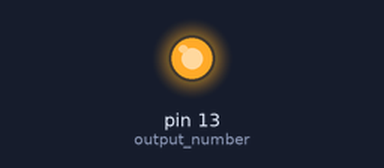
A sketch run on a simulated Arduino Uno, built with avr-gcc and run on an emulated ATmega328P. Parts: output pins drawn as LEDs (lit = HIGH).

Above: at 2.0 s.
At 11.0 s:
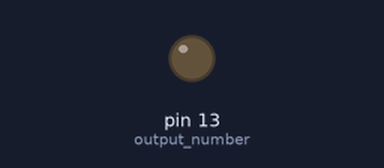
Timing chart, 0 to 15.0 s (numbered marks = the images above):
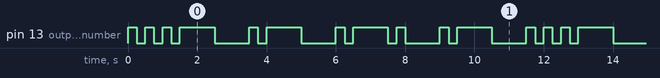

Measured:
- by itself, pin 13 (output_number): moves between LOW and HIGH, repeating every 11.5 s
- by itself, everything shown: repeats every 11.5 s, in 22 steps

The sketch:

jara.ino
```cpp
int output_number = 13;

void signal_j(){
  digitalWrite(output_number, HIGH); delay(250); // точка
  digitalWrite(output_number, LOW); delay(250);

  digitalWrite(output_number, HIGH); delay(250); // точка
  digitalWrite(output_number, LOW); delay(250);

  digitalWrite(output_number, HIGH); delay(250); // точка
  digitalWrite(output_number, LOW); delay(250);

  digitalWrite(output_number, HIGH); delay(1000); // тире
  digitalWrite(output_number, LOW); delay(1000);
}

void signal_a(){
  digitalWrite(output_number, HIGH); delay(250); // точка
  digitalWrite(output_number, LOW); delay(250);

  digitalWrite(output_number, HIGH); delay(1000); // тире
  digitalWrite(output_number, LOW); delay(1000);
}

void signal_r(){
  digitalWrite(output_number, HIGH); delay(250); // точка
  digitalWrite(output_number, LOW); delay(250);

  digitalWrite(output_number, HIGH); delay(1000); // тире
  digitalWrite(output_number, LOW); delay(250);

  digitalWrite(output_number, HIGH); delay(250); // точка
  digitalWrite(output_number, LOW); delay(1000);
}

void setup() {
  // put your setup code here, to run once:
  pinMode(output_number, OUTPUT);
}

void loop() {
  signal_j();
  signal_a();
  signal_r();
  signal_a();
}
```
